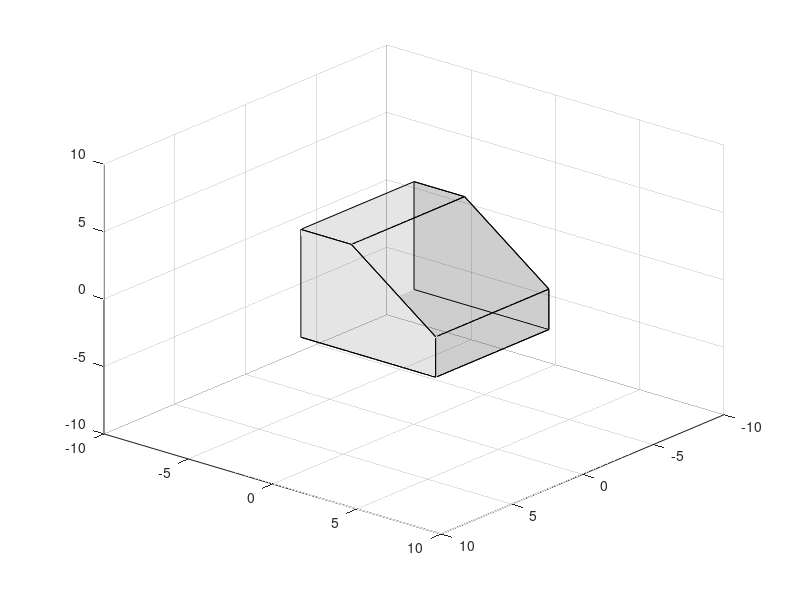

This chart was generated by the following MATLAB code:
function Dshape()
    % Define the vertices of the prismatic object
    Auvw=[0 0 0]'; %1
    Buvw=[0 8 0]';%2
    Cuvw=[0 8 3]';%3
    Duvw=[0 3 8]';%4
    Euvw=[0 0 8]';%5
    Fuvw=[8 0 0]';%6
    Guvw=[8 8 0]';
    Huvw=[8 8 3]';
    Iuvw=[8 3 8]';
    Juvw=[8 0 8]';
    vertices = [Auvw'; Buvw'; Cuvw'; Duvw'; Euvw'; Fuvw'; Guvw'; Huvw'; Iuvw'; Juvw'];
    
    % Define the faces of the prismatic object
    faces = [1 2 3 4 5; 6 7 8 9 10];%; 2 3 4 5;8 9 13 14; 9 8 11 12]%; 6 5 11 12; 4 3 9 10; 4 5 11 10; 1 6 12 7; 1 2 8 7];
    faces2= [1 2 7 6;4 5 10 9;3 4 9 8;2 3 8 7];
    
    % Create a figure window and set the axis properties
    figure;
    view(130, 30);
    limit=10;
    % Set the limits of the axes
    xlim([-limit, limit]);
    ylim([-limit, limit]);
    zlim([-limit, limit]);
    
    grid on;
    hold on;
    
    % Plot the prismatic object
    patch('Vertices', vertices, 'Faces', faces, 'FaceColor', 'k', 'FaceAlpha', 0.1);
    patch('Vertices', vertices, 'Faces', faces2, 'FaceColor', 'k', 'FaceAlpha', 0.1);
end
